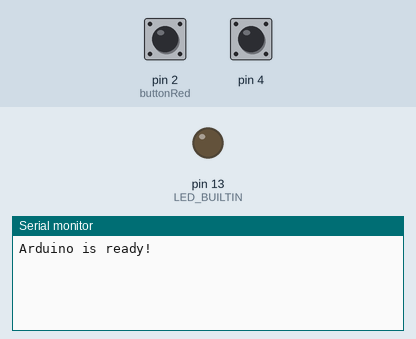
This sketch was run on a simulated Arduino Uno, built with avr-gcc and run on an emulated ATmega328P. On the bench: output pins drawn as LEDs (lit = HIGH), the last lines printed to the serial monitor. Inputs (shaded band) come from the test bench; at power-on: pin 2 (buttonRed) HIGH, pin 4 HIGH.

Above: at 1.2 s.
1.3 s: pin 2 (buttonRed) pulled LOW for 0.15 s
At 2.6 s:
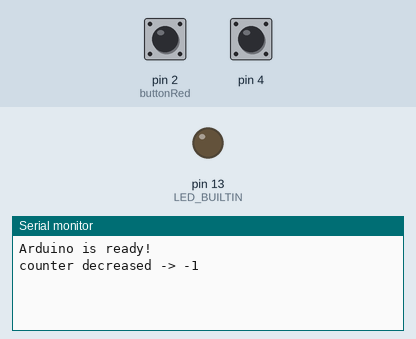
2.9 s: pin 4 pulled LOW for 0.15 s
At 3.9 s:
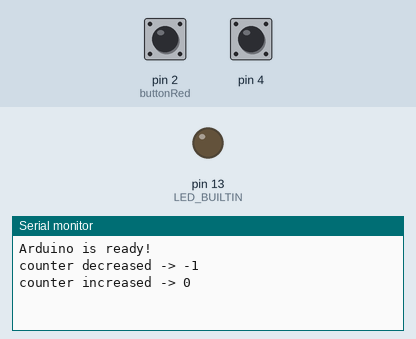
4.5 s: pin 2 (buttonRed) driven LOW and pin 4 driven LOW
At 5.6 s:
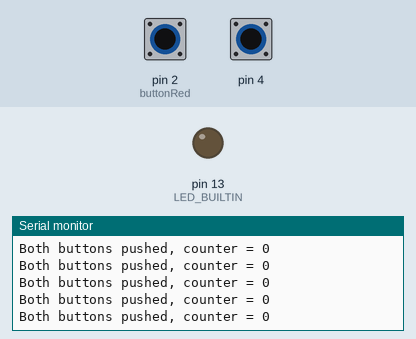

Measured:
- after the input at 1.3 s, the serial monitor: prints a new line after 0.18 s (image 1)
- after the input at 2.9 s, the serial monitor: prints a new line after 0.18 s (image 2)
- after the input at 4.5 s, the serial monitor: prints a new line at once (image 3)

The sketch:

zad1.ino
```cpp
// Imię i Nazwisko: Mateusz Groblicki
// Grupa: Czwartek 11:15
// Zadanie: 1.1. Licznik na dwa przyciski

#include "Basic_Button.h"
const int led_delay = 500;
const int button_delay = 20;
int counter = 0;

Button buttonRed(2), buttonGreen(4);

void setup()
{
    Serial.begin(9600);
    Serial.println("Arduino is ready!");
    pinMode(LED_BUILTIN, OUTPUT);
}

void loop()
{
    if(buttonRed.isPressed() && buttonGreen.isPressed())
    {
        Serial.println("Both buttons pushed, counter = " + String(counter));

        for(int i = 0; i < counter; ++i)
        {
            Serial.println("blink " + String(i));
            digitalWrite(LED_BUILTIN, HIGH);
            delay(led_delay);
            digitalWrite(LED_BUILTIN, LOW);
            delay(led_delay);
        }

        buttonRed.reset(); buttonGreen.reset();
    }
    else if(buttonGreen.wasReleased())
        Serial.println("counter increased -> " + String(++counter));
    else if(buttonRed.wasReleased())
        Serial.println("counter decreased -> " + String(--counter));
}
```
